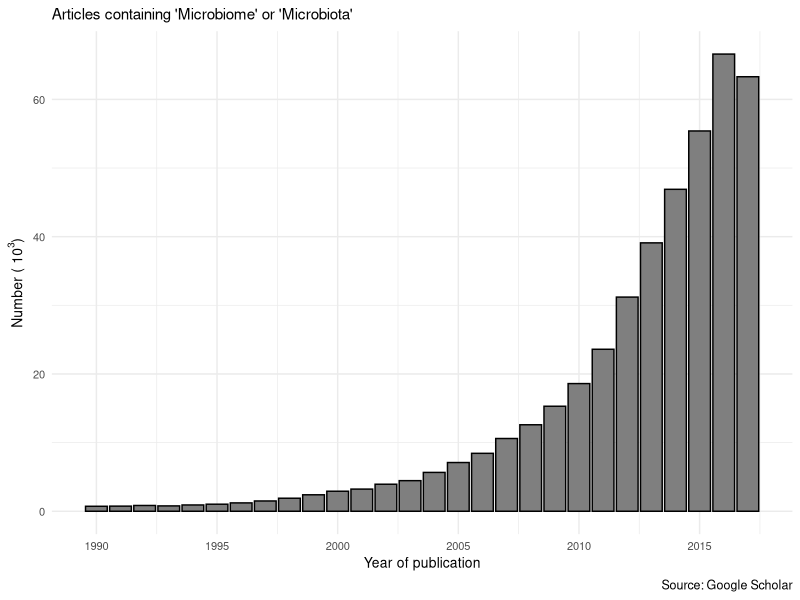

The R source for this figure: (Note: this script raises an error after producing the figure.)
## ---- chunk 1
options(htmltools.dir.version = FALSE)
knitr::opts_chunk$set(echo = TRUE, fig.align = "center", fig.width = 8,
                      fig.retina = 2, comment = " ")
## ---- chunk 2
library(tidyverse)
numprint <- function(x, ...) format(x, big.mark = "&#8239;", scientific = FALSE, ...)
set.seed(42)
## ---- chunk 3
dfpubli <- 
  data.frame(
    Year = 1990:2017,
    Number = c(727, 748, 844, 782, 918,1030, 1220, 1500, 1900, 2400, 
               2920, 3230, 3940, 4460, 5660, 7100, 8440, 10600, 12600, 15300, 
               18600, 23600, 31200, 39100, 46900, 55400, 66600, 63300)
  )
ggplot(dfpubli, aes(Year, Number/1000)) + 
  geom_col(fill = "grey50", color = "black") + 
  theme_minimal() +
  scale_x_continuous(breaks = c(1990, 1995, 2000, 2005, 2010, 2015)) +
  labs(x = "Year of publication", y = bquote("Number ("~10^3*")"),
       title = "Articles containing 'Microbiome' or 'Microbiota'",
       caption = "Source: Google Scholar") +
  theme_minimal() +
  theme(axis.text = element_text(size = 8), axis.title = element_text(size = 10), 
        plot.title = element_text(size = 11), plot.caption = element_text(size = 9))
## ---- chunk 4
read_csv("data/data_abund.csv", col_types = cols(.default = "d", Taxa = "c")) %>% 
  print(n_extra = 0, width = 70)
## ---- chunk 5
read_csv("data/data_tax.csv", col_types = "cccccc", na = "NA") %>% 
  drop_na() %>% 
  select(-Kingdom) %>% 
  print(n = 5)
## ---- chunk 6
read_csv("data/data_tax.csv", col_types = "cccccc", na = "NA") %>% 
  drop_na() %>% 
  select(-Kingdom) %>% 
  print(n = 5)
